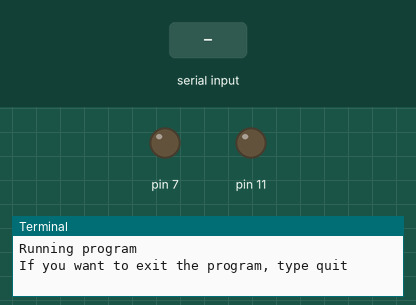
A program run on a simulated Raspberry Pi (header pin numbers). Parts: output pins drawn as LEDs (lit = HIGH), the last lines printed to the terminal. Dashed ring = blinking. The inputs (shaded band) are chosen by the test bench. Threads take turns every 2 ms; the clock reads 2024-03-15 10:24:30 at power-on unless the program sets it.

Above: at 1.2 s.
1.3 s: "255" typed at the terminal, then Enter
At 4.1 s:
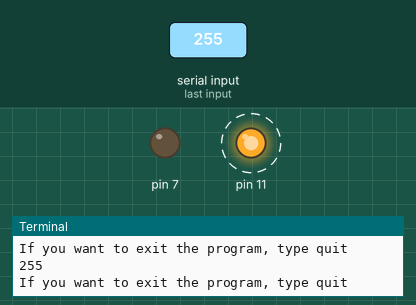
4.3 s: "True" typed at the terminal, then Enter
7.3 s: "hello" typed at the terminal, then Enter
Timing chart, 0 to 16.3 s (numbered marks = the images above; inputs shaded):
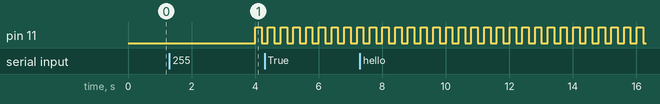

The program:

actuator_v2.py
```python
# USE ON RASPBERRY PI

import socket
import RPi.GPIO as GPIO
import threading
import time

# Pin voltage
HIGH = GPIO.HIGH
LOW = GPIO.LOW

# Networking
SRC_IP = '10.35.0.1' # The actuator.
DST_IP = '10.34.0.1' # The sensor.
PORT = 5005 # Port number used for sending and listening.

# Message
SNT_MSG = 'hello' # The hello message
MSG_ENC = 'UTF-8' # Message encoding.

D_TIME = 4 # Maximum dead time in seconds.

# Flashes lights. Used in conjunction with dead timer.
# If the timer exceeds threshold, flash lights.
def lightFlash():
    GPIO.output(11, HIGH)
    time.sleep(0.2)
    GPIO.output(11, LOW)
    time.sleep(0.2)

# Listens on UDP packets and returns the decoded data, as long as it's from the right IP and port.
# If if it fails, or the received IP doesn't match the sensor's IP, it returns '255'.
def listenonUDP(clientsocket):
    lock = threading.Lock()
    try:
        lock.acquire()
        data, (address, port) = clientsocket.recvfrom(1024)
        lock.release()
        if str(address) == DST_IP and int(port) == PORT: # checks for correct IP and PORT.
            return data.decode(MSG_ENC) # return decoded data for use in the function lightState.
        else:
            return '255'
    except KeyboardInterrupt: # Catches CTRL-C.
        pass
    except:
        return '255'

# Thread1, lights LEDs. It uses the 'listenonUDP'-function to determine whether or not to turn on
# the LEDs. If it the string in the variable data matches 'True', it will turn on the LED according to the
# specifications. It it receives 'False', it will turn off the LEDs.
# If it receives a 'hello', it will update the dead timer. Every other string or data is disregarded.
def lightState(clientsocket):
    lock = threading.Lock()
    flag = 0        # Used for if statements, so they don't reset the timer if multiple packets containing the
                    # same data is received. 1 means 'True' has already been received, 0 for 'False'.
    deadtimer = time.time()   # Used for printing messages on screen if timer gets too great.
    lighttimer = 0.0 # Used for determining when to light the second LED.

    while True:
        data = listenonUDP(clientsocket) # Calls the function and returns strings. 255 == no data from socket.
        if data == '255' and time.time() - deadtimer >= D_TIME:
            lightFlash()                # Flashes light if dead timer is over threshold.
        elif data == 'True' and flag == 0:
            flag = 1
            lighttimer = time.time()
            deadtimer = time.time()
            GPIO.output(7, HIGH)
        elif data == 'True' and flag == 1:
            deadtimer = time.time()
        elif data == 'False' and flag == 1:
            flag = 0
            lighttimer = time.time()
            deadtimer = time.time()
            GPIO.output(7, LOW)
            GPIO.output(11, LOW)
        elif data == 'False' and flag == 0:
            deadtimer = time.time()
        elif data == 'hello':
            deadtimer = time.time()

        if time.time() - lighttimer > 5 and flag == 1:
            GPIO.output(11, HIGH)


# Thread2, sends hello packets.
def sendUDP(clientsocket):
    lock = threading.Lock() # Used for locking the sockets later. Prevents cancelling by the operating system.
    timer = time.time() # used for sending packets containing the string 'hello' within intervals.
    clientsocket.sendto(bytes('getState', MSG_ENC), (DST_IP, PORT)) # Gets the current state of the LEDs from the
                                                                    # sensor. Used in case the temp is >26 during
                                                                    # startup.
    while True:
        if time.time() - timer >= 0.5:
            lock.acquire() # lock socket.
            clientsocket.sendto(bytes(SNT_MSG, MSG_ENC), (DST_IP, PORT))
            lock.release() # unlock socket.
            timer = time.time() # Resets timer.

def main():
    print('Running program')
    GPIO.setmode(GPIO.BOARD)        # Sets pin mode to BOARD (Pin numbers)
    GPIO.setwarnings(False)         # Suppresses startup warnings.
    GPIO.setup(7, GPIO.OUT)         # Sets pins as output.
    GPIO.setup(11, GPIO.OUT)
    GPIO.output(7, LOW)             # Turns off lights at startup
    GPIO.output(11, LOW)
    clientsocket = socket.socket(socket.AF_INET, socket.SOCK_DGRAM)
    clientsocket.bind((SRC_IP, PORT))   # Binds the IP and port to the pi. Prevents the socket from closing.
    clientsocket.setblocking(False)     # Prevents wait time when reading from socket.
                                        # That way, the socket always times out when there's no data to be read.

    # Makes the functions lightState and sendUDP into threads and sends clientsocket as argument.
    t1 = threading.Thread(target = lightState, args = (clientsocket,))
    t2 = threading.Thread(target = sendUDP, args = (clientsocket,))

    # Starts the threads.
    t1.setDaemon(True)
    t2.setDaemon(True)
    t1.start()
    t2.start()

    while True:
        print('If you want to exit the program, type quit')
        try:
            data = input()
            if data == 'quit':
                GPIO.cleanup()
                clientsocket.close()
                exit()
        except KeyboardInterrupt:
            GPIO.cleanup()
            clientsocket.close()
            exit()
        except EOFError:
            GPIO.cleanup()
            clientsocket.close()
            exit()
main()
```

Measured:
- by itself, pin 11: alternates HIGH for 0.20 s and LOW for 0.20 s
